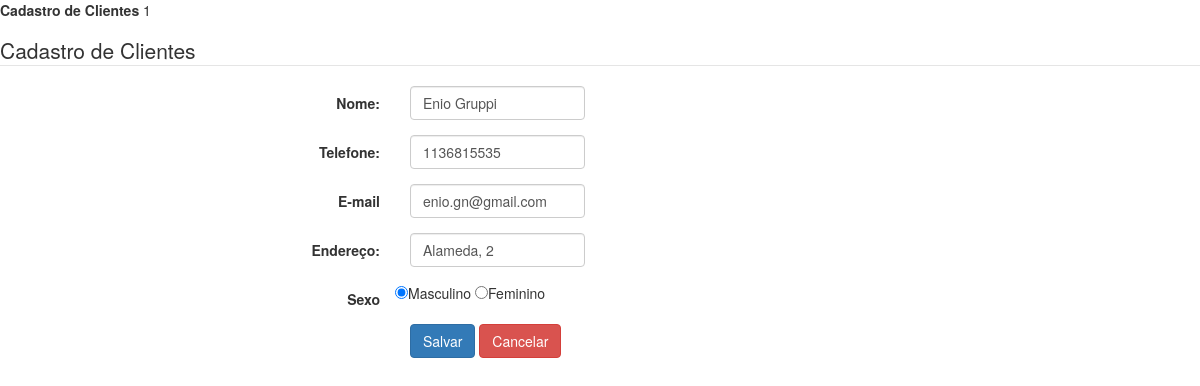
/cliente/1/, run on an earlier commit of the app's database.
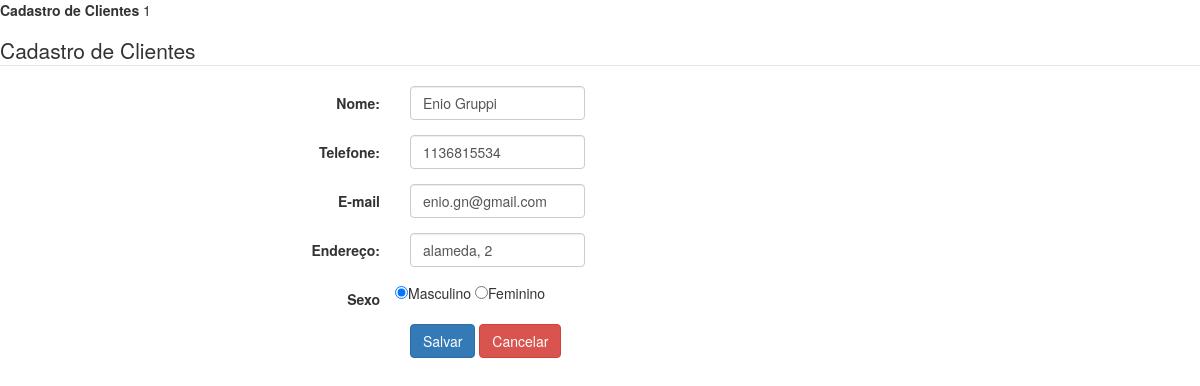
And on a later commit of the database.
### tables this page shows
CREATE TABLE cliente (
    id_cliente INTEGER PRIMARY KEY AUTOINCREMENT,
    nome VARCHAR(50) NOT NULL,
    sexo VARCHAR(1) NOT NULL,
    telefone CHAR(11) NULL,
    endereco CHAR(100) NULL,
    email CHAR(100) NULL
);

### clientes.py (the view)
@app.route("/cliente/<int:id_cliente>/", methods = ["GET"])
def form_alterar_cliente_api(id_cliente):
    cliente = consultar_cliente(id_cliente)
    if cliente == None:
        return render_template("menu.html", mensagem = f"Esse cliente não existe."), 404
    return render_template("form_cliente.html", id_cliente = id_cliente, nome = cliente['nome'], sexo = cliente['sexo'], telefone = cliente['telefone'], endereco = cliente['endereco'], email = cliente['email'])

### clientes.py (called while the page is built)
def row_to_dict(description, row):
    if row == None:
        return None
    d = {}
    for i in range(0, len(row)):
        d[description[i][0]] = row[i]
    return d

def conectar():
    return sqlite3.connect('clientes.db')

def consultar_cliente(id_cliente):
    with closing(conectar()) as con, closing(con.cursor()) as cur:
        cur.execute("SELECT id_cliente, nome, sexo, telefone, endereco, email FROM cliente WHERE id_cliente = ?", (id_cliente, ))
        return row_to_dict(cur.description, cur.fetchone())

### templates/form_cliente.html (shortened to what this page needs)
<!DOCTYPE html>
<html>
<head>
    <link href="//maxcdn.bootstrapcdn.com/bootstrap/3.3.0/css/bootstrap.min.css" rel="stylesheet" id="bootstrap-css">
</head>
<body>
    <form class="form-horizontal" action="/cliente/{{id_cliente}}/" method="POST" id="form_principal">
        {% if id_cliente != 'novo'%}
        <p>
            <label>Cadastro de Clientes</label> {{id_cliente}}
        </p>
        {% endif %}
         <legend>Cadastro de Clientes</legend>
        <div class="form-group">
            <label class="col-md-4 control-label" for="nome">Nome:</label>
            <div class="col-md-2">
                <input id="nome" name="nome" type="text" placeholder="" class="form-control input-md" value="{{nome}}">
            </div>
        </div>
        <div class="form-group">
            <label class="col-md-4 control-label" for="telefone">Telefone:</label>
            <div class="col-md-2">
                <input id="telefone" name="telefone" type="text" placeholder="" class="form-control input-md" value="{{telefone}}">
            </div>
        </div>
        <div class="form-group">
            <label class="col-md-4 control-label" for="email">E-mail</label>
            <div class="col-md-2">
                <input id="email" name="email" type="text" placeholder="" class="form-control input-md" value="{{email}}">
            </div>
        </div>
        <div class="form-group">
            <label class="col-md-4 control-label" for="endereco">Endereço:</label>
            <div class="col-md-2">
                <input id="endereco" name="endereco" type="text" placeholder="" class="form-control input-md" value="{{endereco}}">
            </div>
        </div>
        <div class="form-group">
            <label class="col-md-4 control-label" for="sexo">Sexo</label>
            <input type="radio" id="sexo_masc" name="sexo" value="M" {% if sexo=='M' %}checked="checked" {% endif %}>Masculino</input>
            <input type="radio" id="sexo_fem" name="sexo" value="F" {% if sexo=='F' %}checked="checked" {% endif %}>Feminino</input>
        </div>
        <div class="form-group">
            <label class="col-md-4 control-label" for="btnsalvar"></label>
            <div class="col-md-8">
                <button type="button" id="btnsalvar" name="btnsalvar" class="btn btn-primary" onclick="salvar()">Salvar</button>
                <a id="btncancelar" name="btncancelar" class="btn btn-danger" href="/menu">Cancelar</a>
            </div>
        </div>
    </form>
</body>
</html>

What changed in the data, as far as the page shows it:
changed cliente "Enio Gruppi": telefone "1136815535" → "1136815534"; endereco "Alameda, 2" → "alameda, 2"
